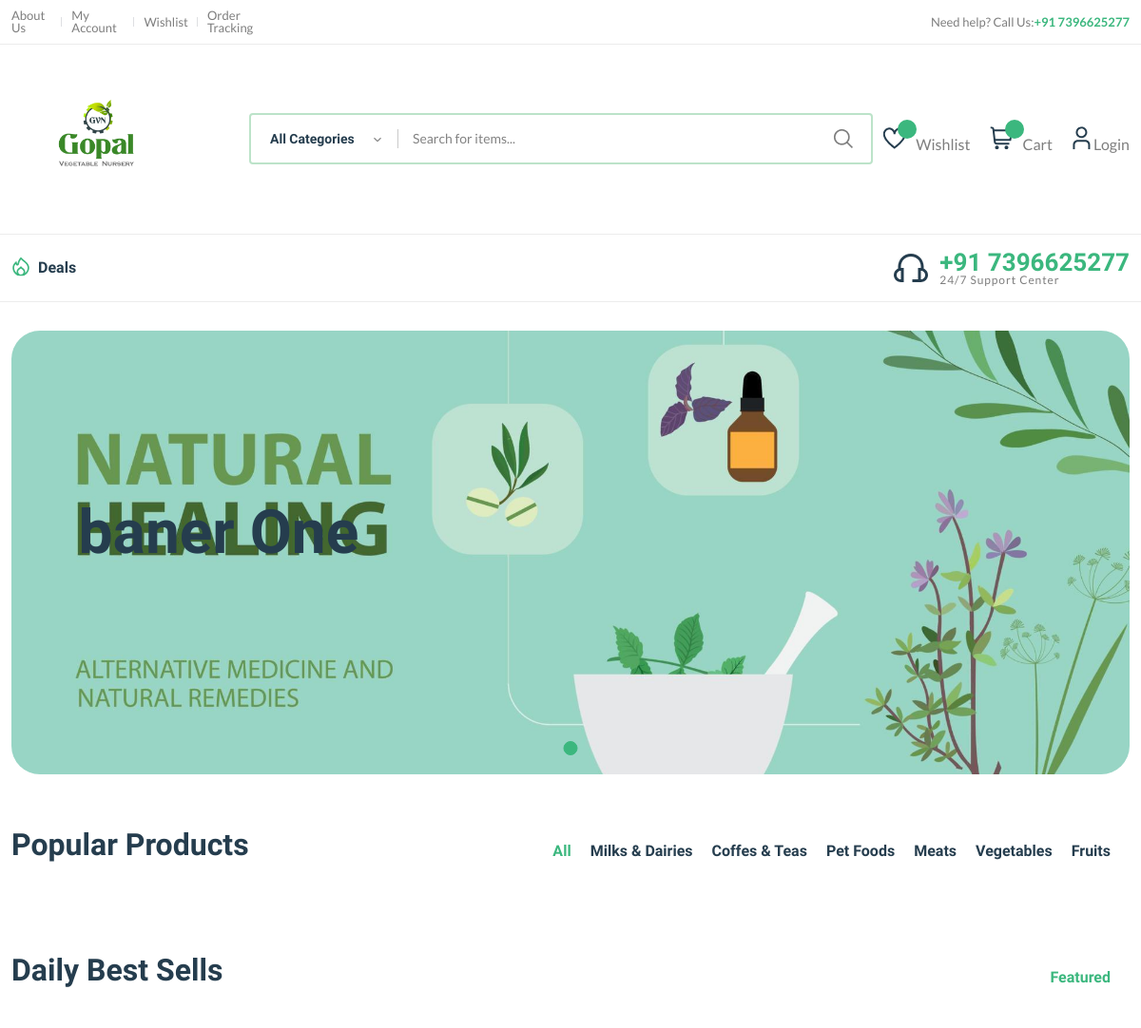
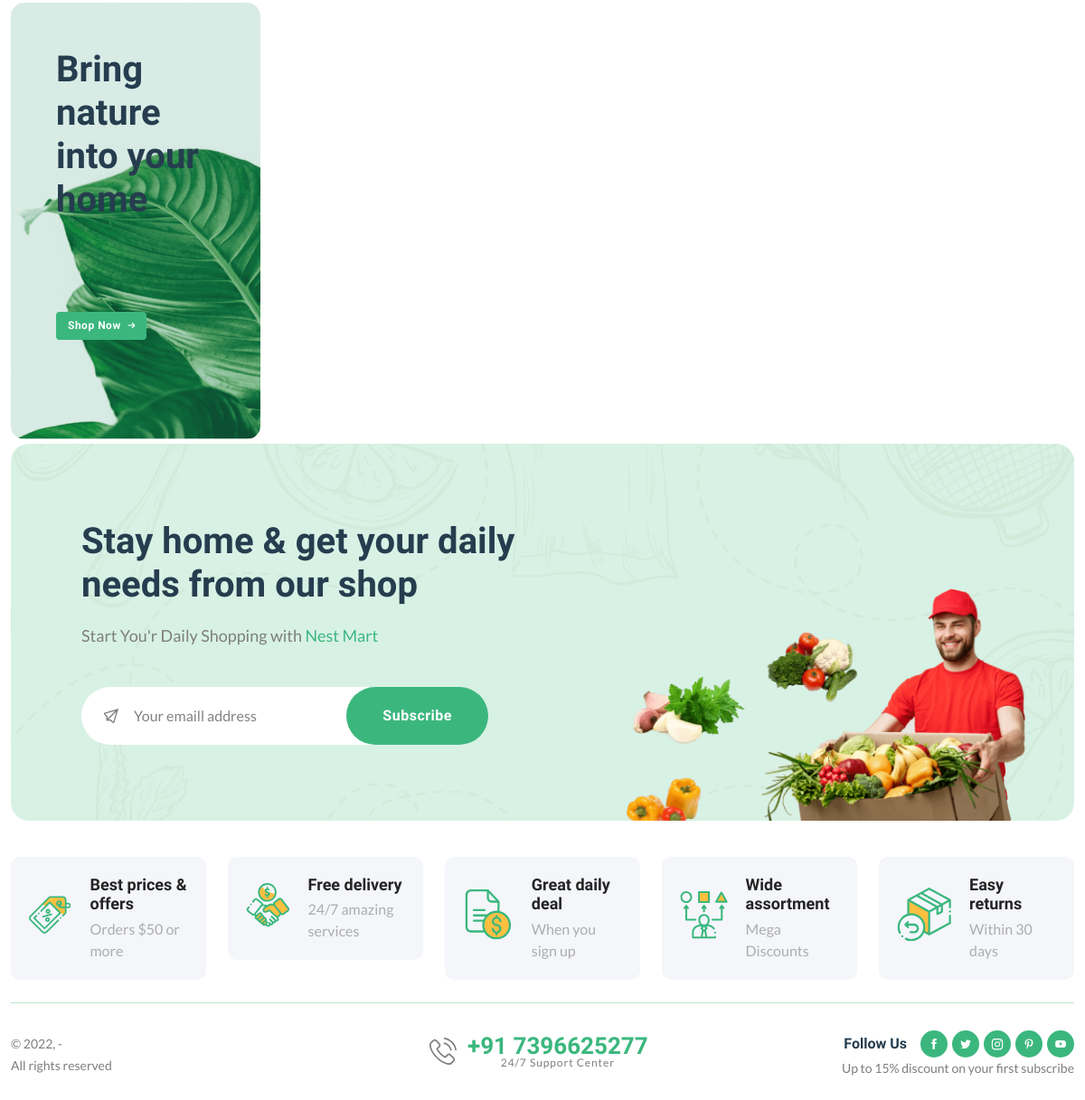
The app's page /, older data (2 pictures, top to bottom).
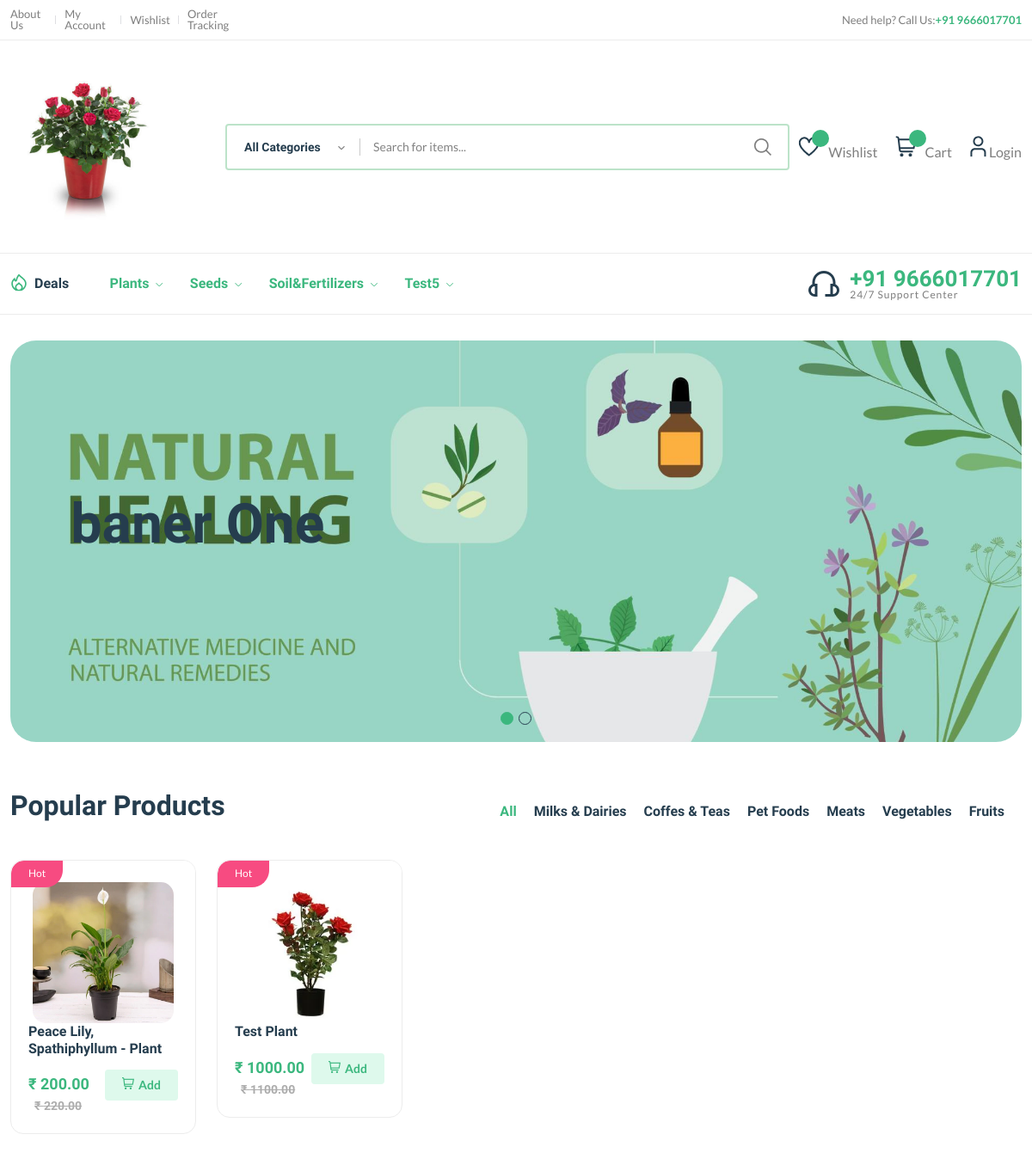
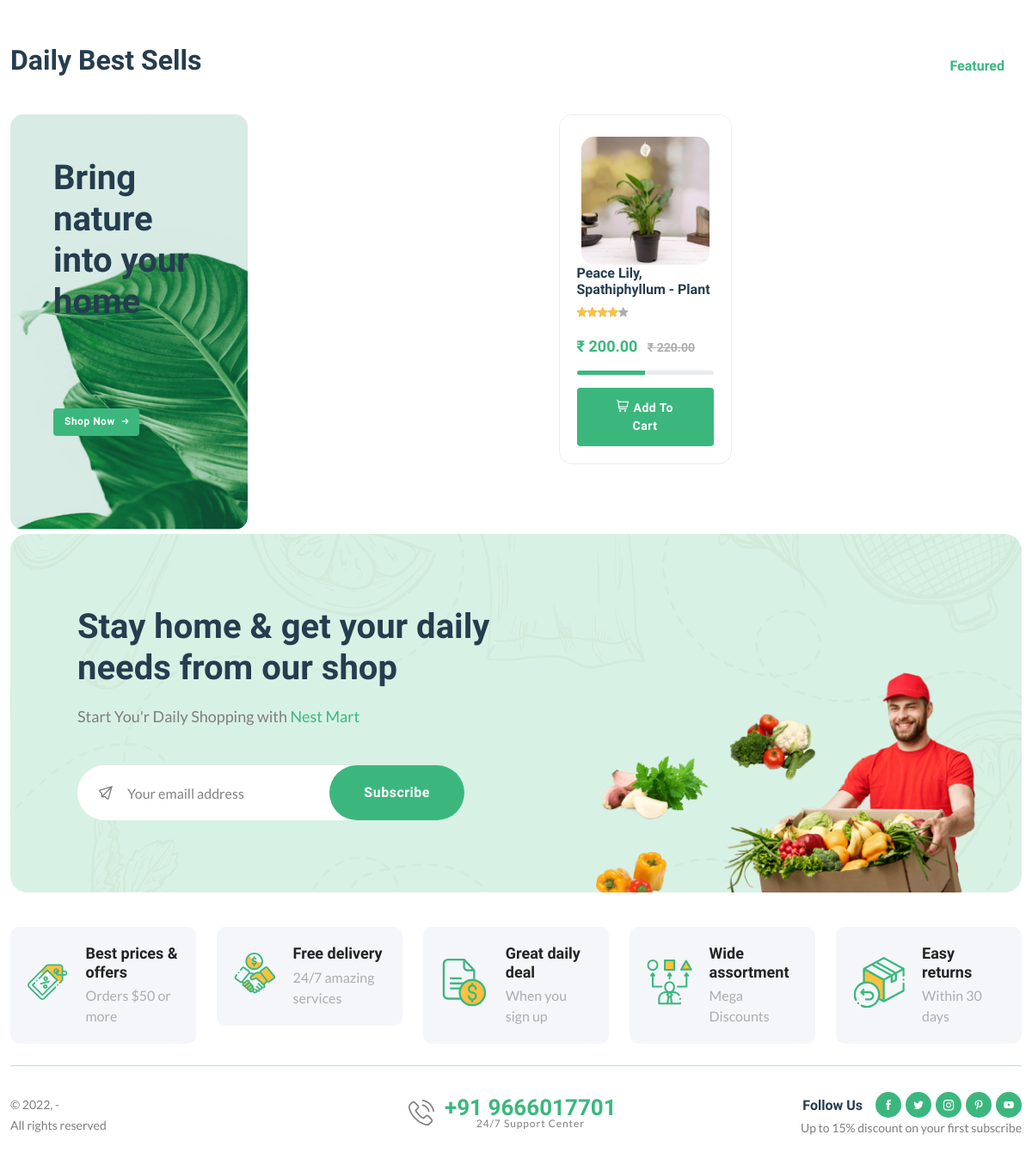
The same page, newer data (2 pictures, top to bottom).
### adminmanager/models.py (models this page shows)
class  SettingsModel(models.Model):
    title = models.CharField(max_length=200, blank=True, null=True)
    phone = models.CharField(max_length=200, blank=True, null=True)
    email = models.CharField(max_length=200, blank=True, null=True)
    logo = models.ImageField(upload_to='sitelogo/')
    address = models.TextField( blank=True, null=True)
    status = models.BooleanField(default=True)

class  BanerModel(models.Model):
    title = models.CharField(max_length=200, blank=True, null=True)
    iamge = models.ImageField(upload_to='baner/')
    status = models.BooleanField(default=False)

### categorymanager/models.py (models this page shows)
class CategoryModel(models.Model):
    title = models.CharField(max_length=200)
    status = models.BooleanField(default=1, null=True, blank=True)
    @property
    def sucat_list(self):
        return self.category.all()

### productmanager/models.py (models this page shows, shortened)
class ProductModel(models.Model):
    subcategory = models.ForeignKey(SubCategoryModel, on_delete=models.CASCADE)
    title = models.CharField(max_length=200, blank=False)
    description  = models.TextField()
    price  = models.DecimalField(max_digits=6, decimal_places=2)
    prouct_property = models.CharField(max_length=50, blank=False)
    coverImage = models.ImageField(upload_to='products/')
    Image1 = models.ImageField(upload_to='products', null=True, blank=True)
    Image2 = models.ImageField(upload_to='products', null=True, blank=True)
    Image3 = models.ImageField(upload_to='products', null=True, blank=True)
    Image4 = models.ImageField(upload_to='products', null=True, blank=True)
    stock = models.PositiveIntegerField(default=0)
    is_published = models.BooleanField(default=False)
    sells_type =( ("BEST", "BEST"), ("DEALS", "DEALS"), ("ALL", "ALL"))
    sell_state =    models.CharField(max_length=9, choices=sells_type,  default="ALL")
    @property
    def oldPrice(self):
        return (self.price*10)/100+self.price

### productmanager/views.py (the view)
# urls.py: 2. Add a URL to urlpatterns:  path('', views.home, name='home')
def home(request):
    settingsdata = SettingsModel.objects.all().first()
    categories = CategoryModel.objects.all()
    banerimaes = BanerModel.objects.filter(status=1)
    pproducts = ProductModel.objects.all()[:16]
    best_sells = ProductModel.objects.filter(sell_state= 'BEST')
    return render(request, 'frontend/home.html', {"categories": categories, "banerimages":banerimaes, "settingsdata":settingsdata, "pproducts":pproducts, "best_sells":best_sells})

### templates/frontend/home.html (shortened to what the changed rows need)
{% extends "frontend/base.html" %}
{%load static%}
{% block content %}
<section class="home-slider position-relative mb-30">
    <div class="container">
        <div class="home-slide-cover mt-30">
            <div class="hero-slider-1 style-4 dot-style-1 dot-style-1-position-1">
                {%for baner in banerimages%}
                <div class="single-hero-slider single-animation-wrap" style="background-image: url(/products/{{baner.iamge}})">
                    <div class="slider-content">
                        <h1 class="display-2 mb-40">
                            {{baner.title}}<br />
                        </h1>
                    </div>
                </div>
                {%endfor%}
            </div>
        </div>
    </div>
</section>
 <section class="product-tabs section-padding position-relative">
            <div class="container">
                <div class="tab-content" id="myTabContent">
                    <div class="tab-pane fade show active" id="tab-one" role="tabpanel" aria-labelledby="tab-one">
                        <div class="row product-grid-4">
                            {%for product in  pproducts%}
                            <div class="col-lg-1-5 col-md-4 col-12 col-sm-6">
                                <div class="product-cart-wrap mb-30">
                                    <div class="product-img-action-wrap">
                                        <div class="product-img product-img-zoom">
                                            <a href="/product?id={{product.id}}">
                                                <img class="default-img" src="/products/{{product.coverImage}}" alt="">
                                            </a>
                                        </div>
                                        <div class="product-badges product-badges-position product-badges-mrg">
                                            <span class="hot">Hot</span>
                                        </div>
                                    </div>
                                    <div class="product-content-wrap">
                                        <h2><a href="/product?id={{product.id}}">{{product.title}}</a></h2>
                                        <div class="product-card-bottom">
                                            <div class="product-price">
                                                <span>₹ {{product.price}}  </span>
                                                 <span  class="old-price">₹ {{product.oldPrice}}  </span>
                                            </div>
                                            <div class="add-cart">
                                                <a class="add" href="javacript:void(0)" id="cart_{{product.id}}"><i class="fi-rs-shopping-cart mr-5"></i>Add </a>
                                            </div>
                                        </div>
                                    </div>
                                </div>
                            </div>
                         {%endfor%}
                        </div>
                    </div>
                </div>
            </div>
        </section>
          <section class="section-padding pb-5">
            <div class="container">
                <div class="row">
                    <div class="col-lg-3 d-none d-lg-flex wow animate__animated animate__fadeIn">
                        <div class="banner-img style-2">
                            <div class="banner-text">
                                <h2 class="mb-100">Bring nature into your home</h2>
                            </div>
                        </div>
                    </div>
                    <div class="col-lg-9 col-md-12 wow animate__animated animate__fadeIn" data-wow-delay=".4s">
                        <div class="tab-content" id="myTabContent-1">
                            <div class="tab-pane fade show active" id="tab-one-1" role="tabpanel" aria-labelledby="tab-one-1">
                                <div class="carausel-4-columns-cover arrow-center position-relative">
                                    <div class="carausel-4-columns carausel-arrow-center" id="carausel-4-columns">
                                      {%for bestsell in best_sells %}
                                        <div class="product-cart-wrap">
                                            <div class="product-img-action-wrap">
                                                <div class="product-img product-img-zoom">
                                                    <a href="/product/?id={{bestsell.id}}">
                                                        <img class="default-img" src="/products/{{bestsell.coverImage}}" alt="" />
                                                    </a>
                                                </div>
                                            </div>
                                            <div class="product-content-wrap">
                                                <h2><a href="shop-product-right.html">{{bestsell.title}}</a></h2>
                                                <div class="product-rate d-inline-block">
                                                    <div class="product-rating" style="width: 80%"></div>
                                                </div>
                                                <div class="product-price mt-10">
                                                    <span>₹ {{bestsell.price}} </span>
                                                      <span  class="old-price">₹ {{bestsell.oldPrice}} </span>
                                                </div>
                                                <div class="sold mt-15 mb-15">
                                                    <div class="progress mb-5">
                                                        <div class="progress-bar" role="progressbar" style="width: 50%" aria-valuemin="0" aria-valuemax="100"></div>
                                                    </div>
                                                </div>
                                                <a href="javascript:void(0)"   id="cart_{{bestsell.id}}" class="btn w-100 hover-up"><i class="fi-rs-shopping-cart mr-5"></i>Add To Cart</a>
                                            </div>
                                        </div>
                                        {%endfor%}
                                    </div>
                                </div>
                            </div>
                        </div>
                    </div>
                </div>
            </div>
        </section>
        {% include "frontend/footer.html" %}
{%endblock%}

### templates/frontend/base.html (shortened to what the changed rows need)
{%load static%}
<!DOCTYPE html>
<html class="no.js" lang="en">
<head>
    <link rel="stylesheet" href="{% static '/frontend/assets/css/plugins/animate.min.css' %}" />
    <link rel="stylesheet" href="{% static '/frontend/assets/css/main.css' %}" />
</head>
<body>
    <header class="header-area header-style-1 header-height-2">
        <div class="header-top header-top-ptb-1 d-none d-lg-block">
            <div class="container">
                <div class="row align-items-center">
                    <div class="col-xl-3 col-lg-4">
                        <div class="header-info header-info-right">
                            <ul>
                                <li>Need help? Call Us: <strong class="text-brand"> +91  {{settingsdata.phone}}</strong></li>
                            </ul>
                        </div>
                    </div>
                </div>
            </div>
        </div>
        <div class="header-middle header-middle-ptb-1 d-none d-lg-block">
            <div class="container">
                <div class="header-wrap">
                    <div class="logo logo-width-1">
                        <a href="/"><img src="/products/{{settingsdata.logo}}" alt="logo" /></a>
                    </div>
                </div>
            </div>
        </div>
        <div class="header-bottom header-bottom-bg-color sticky-bar">
            <div class="container">
                <div class="header-wrap header-space-between position-relative">
                    <div class="header-nav d-none d-lg-flex">
                        <div class="main-menu main-menu-padding-1 main-menu-lh-2 d-none d-lg-block font-heading">
                            <nav>
                                <ul>
                                     {%for category in categories%}
                                    <li>
                                        <a class="active" href="javascript:void(0)">{{category.title}} <i class="fi-rs-angle-down"></i></a>
                                    </li>
                                    {%endfor%}
                                </ul>
                            </nav>
                        </div>
                    </div>
                    <div class="hotline d-none d-lg-flex">
                        <img src="{% static   '/frontend/assets/imgs/theme/icons/icon-headphone.svg'  %}" alt="hotline" />
                        <p>+91  {{settingsdata.phone}}<span> 24/7 Support Center</span></p>
                    </div>
                </div>
            </div>
        </div>
    </header>
    <main class="main">
        {% block content %}
        {% endblock %}
    </main>
</body>
</html>

### templates/frontend/footer.html (shortened to what the changed rows need)
{%load static%}
<footer class="main">
    <section class="newsletter mb-15">
        <div class="container">
            <div class="row">
                <div class="col-lg-12">
                    <div class="position-relative newsletter-inner">
                        <div class="newsletter-content">
                            <h2 class="mb-20">
                                Stay home &amp; get your daily <br>
                                needs from our shop
                            </h2>
                        </div>
                    </div>
                </div>
            </div>
        </div>
    </section>
    <div class="container pb-30">
        <div class="row align-items-center">
            <div class="col-xl-4 col-lg-6 text-center d-none d-xl-block">
                <div class="hotline d-lg-inline-flex" style="min-width:250px">
                    <img src="{%static 'frontend/assets/imgs/theme/icons/phone-call.svg'%}" alt="hotline">
                    <p>+91 {{settingsdata.phone}}<span>24/7 Support Center</span></p>
                </div>
            </div>
        </div>
    </div>
</footer>

Row changes from the older to the newer data that the page shows:
removed SettingsModel: phone "7396625277", logo (picture)
added SettingsModel: phone "9666017701", logo (picture)
added CategoryModel: title "Plants"
added CategoryModel: title "Seeds"
added CategoryModel: title "Soil&Fertilizers"
added CategoryModel: title "Test5"
added ProductModel: coverImage (picture), title "Peace Lily, Spathiphyllum - Plant", price "200.00", oldPrice "220.00"
added ProductModel: coverImage (picture), title "Test Plant", price "1000.00", oldPrice "1100.00", shown under "Popular Products"
